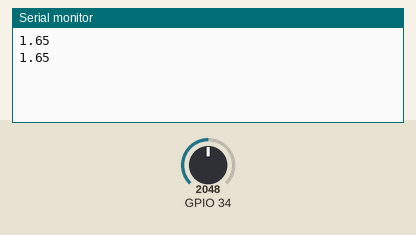
This sketch was run on a simulated ESP32. Shown: the last lines printed to the serial monitor. The test bench sets the inputs (shaded band); at power-on: GPIO 34 = 2048.

Above: at 1.8 s.
1.9 s: GPIO 34 set to 2866
At 2.6 s:
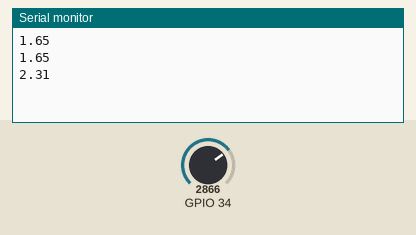
3.4 s: GPIO 34 set to 3603
At 4.8 s:
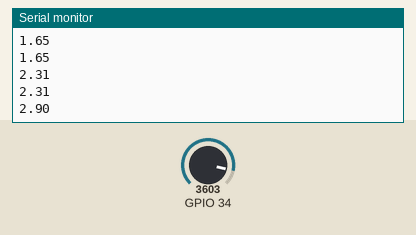
Timing chart, 0 to 6.4 s (numbered marks = the images above; inputs shaded):
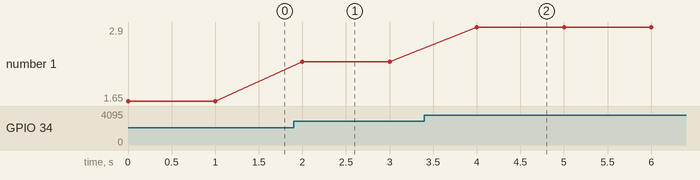

The sketch:

sketch_dec19a.ino
```cpp
// unsigned long time_us = 0;

void setup() {
  Serial.begin(9600); //Begin Serial Communication at 9600 Bauds
  // pinMode(9, 1); // Set Trig pin as output
  // pinMode(10, 0); // Set Echo Pin as input
};

void loop() {
  float adcVal = analogRead(34);
  float voltage = (adcVal * 3.3) / 4095;
  Serial.println(voltage);
  // digitalWrite(9, 0); // pull trig pin low
  // digitalWrite(9, 1); // Start a pulse by pulling trig pin High
  // delayMicroseconds(10); // delay for pulse width (or duration) = 10uS
  // digitalWrite(9, 0); // //End the pulse by pulling trig pin low
  // time_us = pulseIn(10, HIGH); // wait and measure the response pulse from the sensor
  // Serial.print(time_us); //print the time measure
  // Serial.println(" uS"); // print the unit and go to a new line
  // time_us = time_us / 2;
  // float distance = 0.0332f * time_us;
  // Serial.print(distance);
  // Serial.println(" cm");
  delay(1000); //wait for 1 second (1000 milliseconds) before restarting the loop
}
```

Measured:
- after the input at 1.9 s, the serial monitor: prints a new line after 0.10 s (image 1)
- after the input at 3.4 s, the serial monitor: prints a new line after 0.60 s (image 2)
- plotted number 1: 1.65 → 2.31 after the input at 1.9 s, 2.31 → 2.9 after the input at 3.4 s
